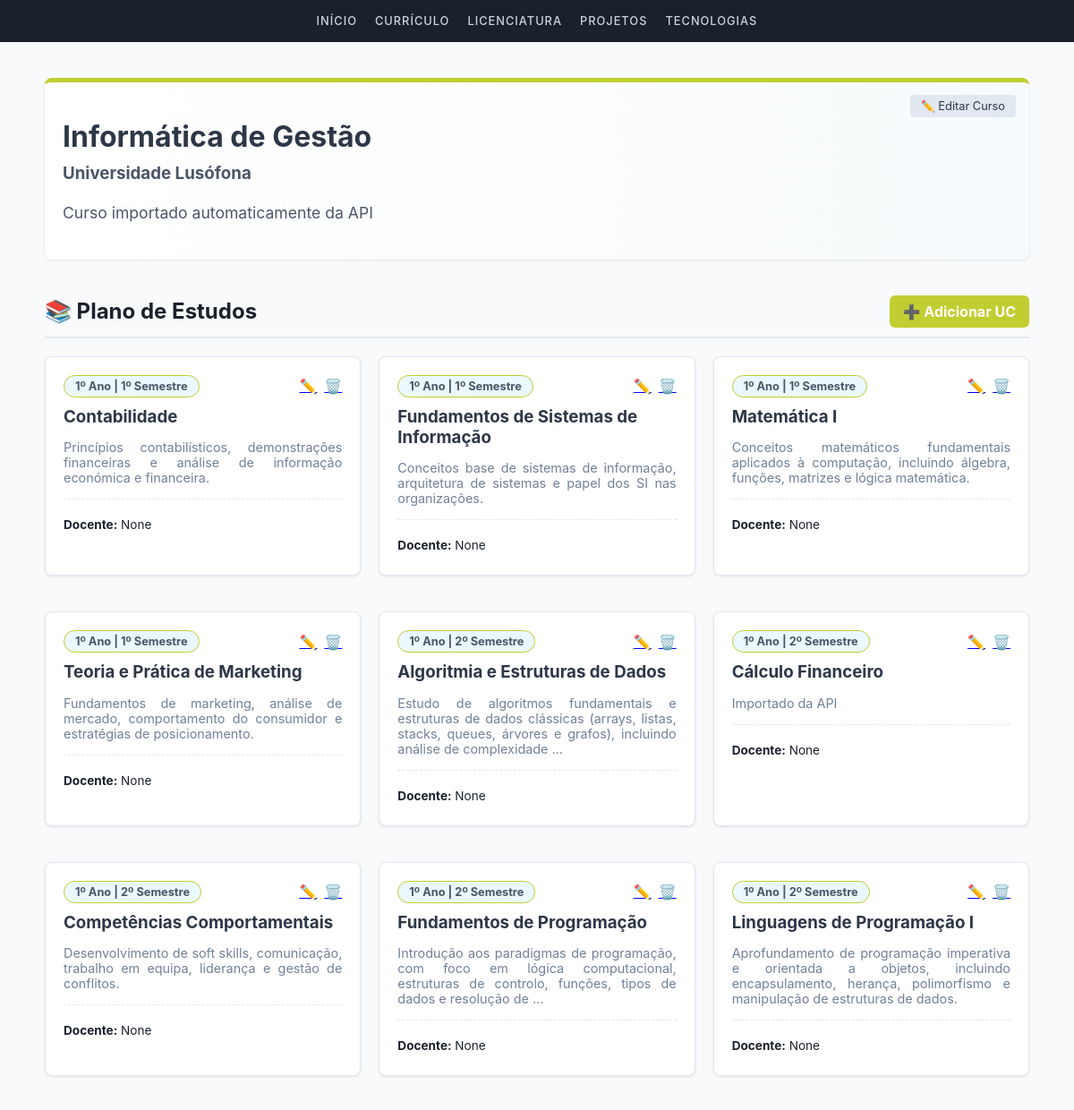
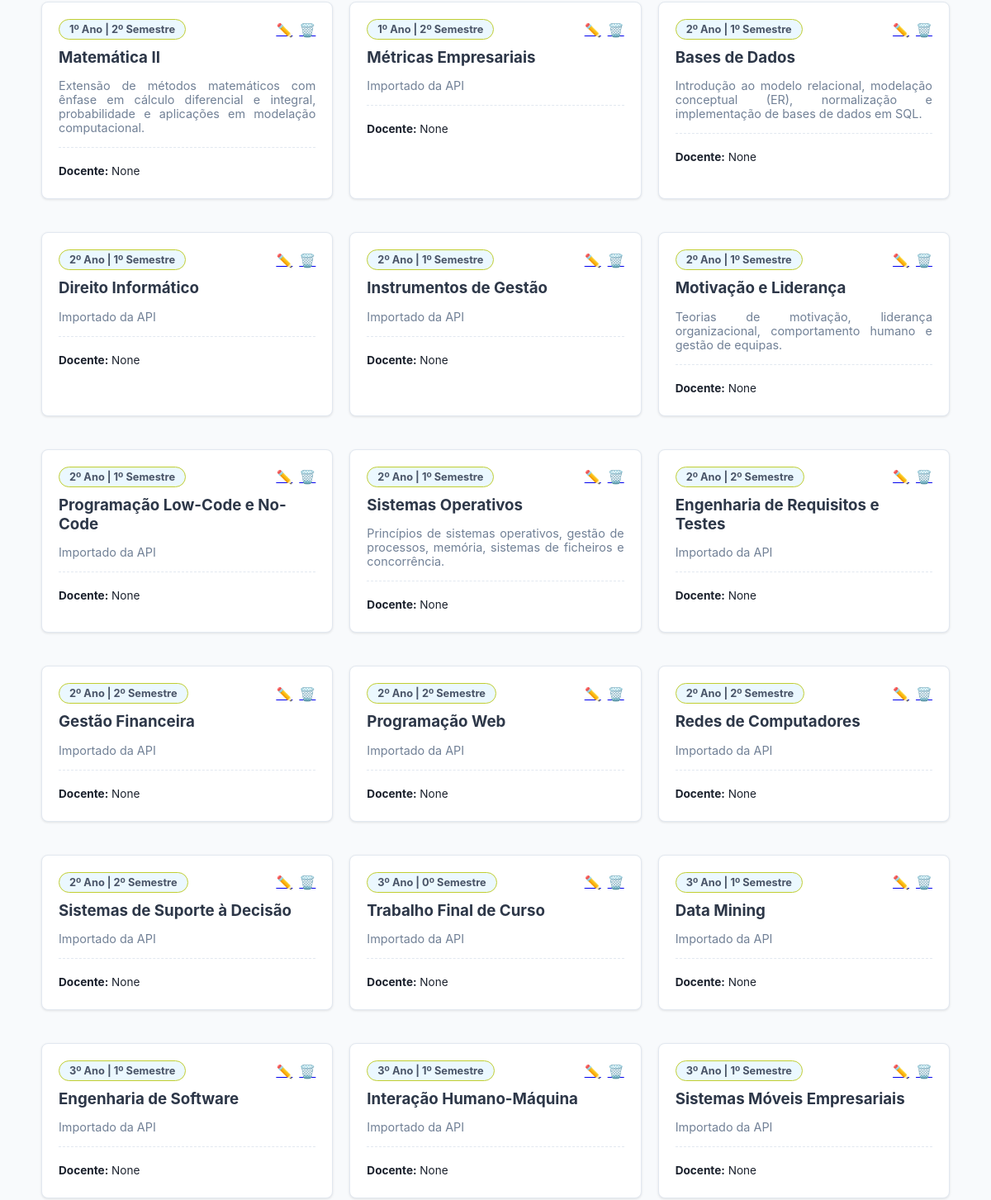
The app's page /licenciatura/ (upper part), older data (2 pictures, top to bottom).
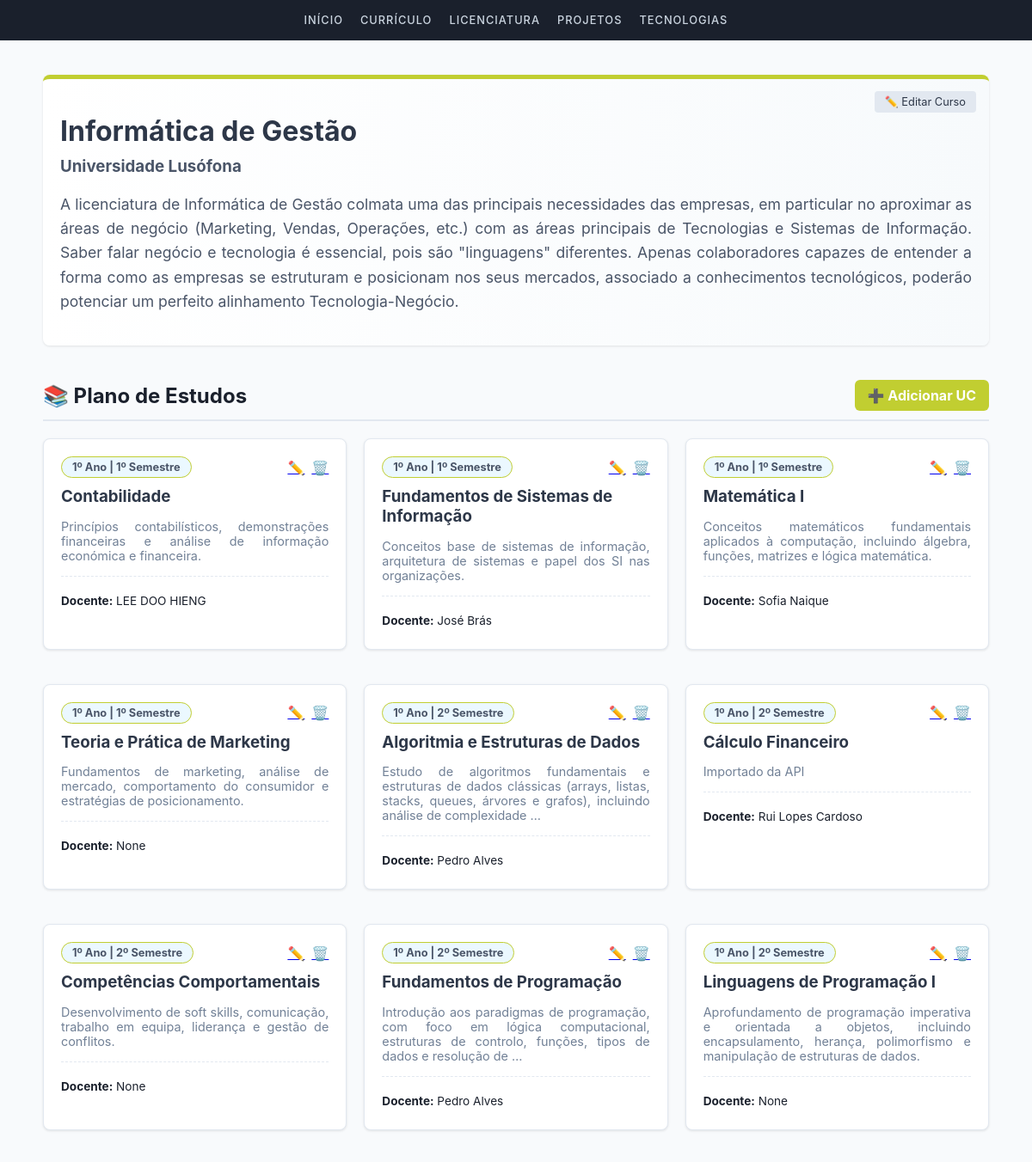
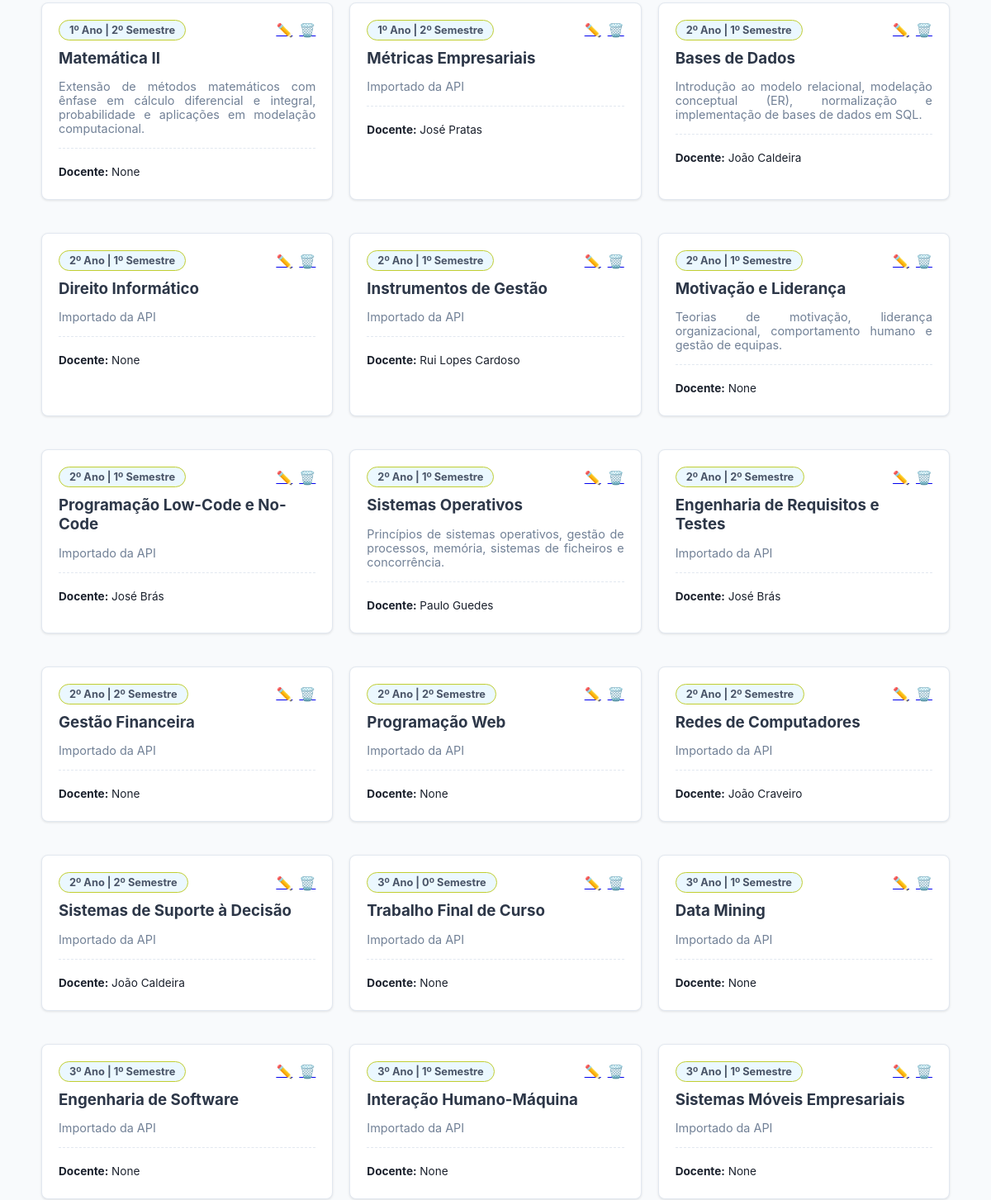
The same page, newer data (2 pictures, top to bottom).
### portfolio/models.py (models this page shows, shortened)
class Licenciatura(models.Model):
    nome = models.CharField(max_length=100)
    universidade = models.CharField(max_length=100)
    descricao = models.TextField(max_length=700)

class UnidadeCurricular(models.Model):
    nome = models.CharField(max_length=100)
    ano = models.IntegerField()
    semestre = models.IntegerField()
    descricao = models.TextField()
    imagem = models.ImageField(upload_to='ucs/', null=True, blank=True)
    licenciatura = models.ForeignKey('licenciatura', on_delete=models.CASCADE)
    Nome_do_Docente = models.CharField(max_length=100, null = True, blank = True)
    Pagina_do_Docente = models.URLField(null = True, blank = True)

### portfolio/views.py (the view)
# urls.py: path('licenciatura/', views.licenciatura_view, name='licenciatura'),
def licenciatura_view(request):
    licenciatura = Licenciatura.objects.first()
    ucs = UnidadeCurricular.objects.filter(licenciatura=licenciatura).order_by('ano', 'semestre')
    return render(request, 'portfolio/licenciatura.html', {'licenciatura': licenciatura, 'ucs': ucs})

### portfolio/templates/portfolio/licenciatura.html (shortened to what this page needs)
{% extends "portfolio/base.html" %}
{% block content %}
<div class="card" style="border-top: 5px solid #c1ce31; background: linear-gradient(to right, #ffffff, #f7fafc); position: relative;">
    <div style="position: absolute; top: 15px; right: 15px;">
        <a href="{% url 'licenciatura_editar' licenciatura.id %}" style="text-decoration: none; background: #e2e8f0; padding: 5px 12px; border-radius: 4px; color: #2d3748; font-size: 0.8em;">✏️ Editar Curso</a>
    </div>
    <h1 style="margin-bottom: 10px; color: #2d3748;">{{ licenciatura.nome }}</h1>
    <h3 style="color: #4a5568; margin-top: 0;">{{ licenciatura.universidade }}</h3>
    <p style="line-height: 1.6; color: #4a5568; font-size: 1.1em; text-align: justify;">{{ licenciatura.descricao }}</p>
</div>
<div style="display: flex; justify-content: space-between; align-items: center; margin: 40px 0 20px 0; border-bottom: 2px solid #e2e8f0; padding-bottom: 10px;">
    <h2 style="margin: 0;">📚 Plano de Estudos</h2>
    <a href="{% url 'uc_novo' %}" style="background: #c1ce31; color: white; padding: 8px 15px; border-radius: 6px; text-decoration: none; font-weight: bold;">➕ Adicionar UC</a>
</div>
<div style="display: grid; grid-template-columns: repeat(auto-fill, minmax(320px, 1fr)); gap: 20px;">
    {% for uc in ucs %}
    <div class="card" style="transition: transform 0.2s; border: 1px solid #e2e8f0;">
        <div style="display: flex; justify-content: space-between; align-items: center; margin-bottom: 10px;">
            <span style="background: #ebf8ff; color: #4a5568; padding: 4px 12px; border-radius: 15px; font-size: 0.8em; font-weight: bold; border: 1px solid #c1ce31;">
                {{ uc.ano }}º Ano | {{ uc.semestre }}º Semestre
            </span>
            <div style="display: flex; gap: 8px;">
                <a href="{% url 'uc_editar' uc.id %}" title="Editar">✏️</a>
                <a href="{% url 'uc_eliminar' uc.id %}" title="Eliminar">🗑️</a>
            </div>
        </div>
        <h3 style="margin: 10px 0; color: #2d3748;">{{ uc.nome }}</h3>
        <p style="font-size: 0.9em; color: #718096; text-align: justify;">{{ uc.descricao|truncatewords:20 }}</p>
        <div style="margin-top: 15px; padding-top: 15px; border-top: 1px dashed #e2e8f0; font-size: 0.85em;">
            <p style="margin: 5px 0;"><strong>Docente:</strong> {{ uc.Nome_do_Docente }}</p>
        </div>
    </div>
    {% endfor %}
</div>
{% endblock %}

Row changes from the older to the newer data that the page shows:
changed Licenciatura "Informática de Gestão": descricao "Curso importado automaticamente da API" → "A licenciatura de Informática de Gestão colmata uma das principais necessidades das empresas, em particular no aproximar as áreas de negócio (Marketing, Vendas, Operações, etc.) com as áreas principais de Tecnologias e Sistemas de Informação. Saber falar negócio e tecnologia é essencial, pois são \"linguagens\" diferentes. Apenas colaboradores capazes de entender a forma como as empresas se estruturam e posicionam nos seus mercados, associado a conhecimentos tecnológicos, poderão potenciar um perfeito alinhamento Tecnologia-Negócio."
changed UnidadeCurricular "Contabilidade": Nome_do_Docente "None" → "LEE DOO HIENG"
changed UnidadeCurricular "Fundamentos de Sistemas de Informação": Nome_do_Docente "None" → "José Brás"
changed UnidadeCurricular "Matemática I": Nome_do_Docente "None" → "Sofia Naique"
changed UnidadeCurricular "Algoritmia e Estruturas de Dados": Nome_do_Docente "None" → "Pedro Alves"
changed UnidadeCurricular "Cálculo Financeiro": Nome_do_Docente "None" → "Rui Lopes Cardoso"
changed UnidadeCurricular "Fundamentos de Programação": Nome_do_Docente "None" → "Pedro Alves"
changed UnidadeCurricular "Métricas Empresariais": Nome_do_Docente "None" → "José Pratas"
changed UnidadeCurricular "Bases de Dados": Nome_do_Docente "None" → "João Caldeira"
changed UnidadeCurricular "Instrumentos de Gestão": Nome_do_Docente "None" → "Rui Lopes Cardoso"
changed UnidadeCurricular "Programação Low-Code e No-Code": Nome_do_Docente "None" → "José Brás"
changed UnidadeCurricular "Sistemas Operativos": Nome_do_Docente "None" → "Paulo Guedes"
changed UnidadeCurricular "Engenharia de Requisitos e Testes": Nome_do_Docente "None" → "José Brás"
changed UnidadeCurricular "Redes de Computadores": Nome_do_Docente "None" → "João Craveiro"
changed UnidadeCurricular "Sistemas de Suporte à Decisão": Nome_do_Docente "None" → "João Caldeira"
